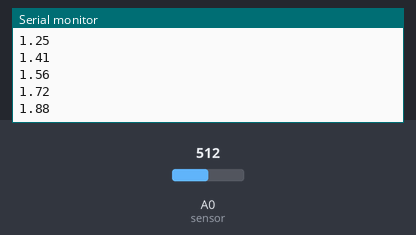
A sketch run on a simulated Arduino Uno, built with avr-gcc and run on an emulated ATmega328P. On the bench: the last lines printed to the serial monitor. The test bench sets the inputs (shaded band); at power-on: A0 (sensor) = 512.

Above: at 1.2 s.
1.3 s: A0 (sensor) set to 716
At 1.33 s:
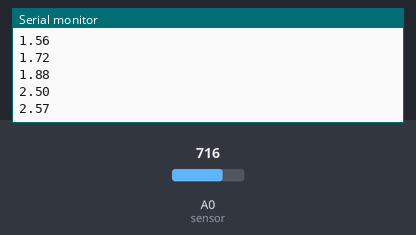
2.8 s: A0 (sensor) set to 900
At 2.85 s:
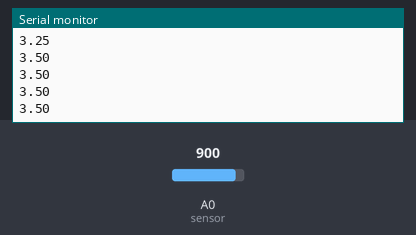
Timing chart, 0 to 5.8 s (numbered marks = the images above; inputs shaded):
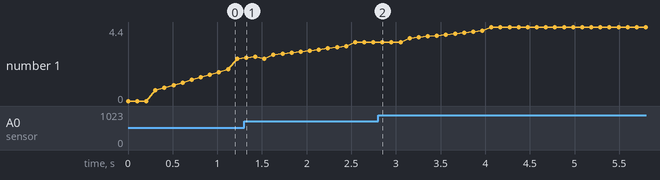

Measured:
- after the input at 1.3 s, the serial monitor: prints a new line at once (image 1)
- plotted number 1: 2.5 → 3.5 after the input at 1.3 s, 3.5 → 4.4 after the input at 2.8 s

The sketch:

input_filter2.ino
```cpp
// Define the constants
const int ARRAY_SIZE = 16;
const float OUTLIER_THRESHOLD = 2.0;  // Threshold for outlier detection (adjust based on noise characteristics)
float readings[ARRAY_SIZE];           // Array to store sensor readings
int index = 0;                        // Current index in the array

// Kalman filter variables
float kalmanGain = 0.1;               // Initial Kalman gain
float baseKalmanGain = 0.1;           // Base Kalman gain to restore to when readings are normal
float estimate = 0;                   // Estimated sensor value
float errorCovariance = 1;            // Error covariance of the estimate
float processNoise = 0.1;             // Process noise (adjust based on sensor characteristics)
float measurementNoise = 1;           // Measurement noise

// Function to detect if a value is an outlier
bool isOutlier(float value, float avg, float stdDev) {
  return abs(value - avg) > OUTLIER_THRESHOLD * stdDev;
}

// Function to calculate the mean of an array
float calculateMean(float arr[], int size) {
  float sum = 0;
  for (int i = 0; i < size; i++) {
    sum += arr[i];
  }
  return sum / size;
}

// Function to calculate the standard deviation of an array
float calculateStdDev(float arr[], int size, float mean) {
  float sum = 0;
  for (int i = 0; i < size; i++) {
    sum += (arr[i] - mean) * (arr[i] - mean);
  }
  return sqrt(sum / size);
}

// Function to update the Kalman filter
float kalmanFilter(float measurement) {
  // Update the error covariance and Kalman gain
  errorCovariance += processNoise;
  kalmanGain = errorCovariance / (errorCovariance + measurementNoise);

  // Update the estimate
  estimate = estimate + kalmanGain * (measurement - estimate);

  // Adjust the error covariance based on the Kalman gain
  errorCovariance = (1 - kalmanGain) * errorCovariance;

  return estimate;
}

// Function to add a sensor reading, filter outliers, and update the estimate
float updateSensorReading(float newReading) {
  // Add the new reading to the array
  readings[index] = newReading;
  index = (index + 1) % ARRAY_SIZE;

  // Calculate the mean and standard deviation of the readings
  float mean = calculateMean(readings, ARRAY_SIZE);
  float stdDev = calculateStdDev(readings, ARRAY_SIZE, mean);

  // Check if the new reading is an outlier
  if (!isOutlier(newReading, mean, stdDev)) {
    // Update the Kalman filter if the reading is not an outlier
    estimate = kalmanFilter(newReading);

    // Restore Kalman gain to its base value
    kalmanGain = baseKalmanGain;
  } else {
    // Reduce Kalman gain to minimize impact of outlier
    kalmanGain *= 0.5;
  }

  // Calculate filtered mean, excluding outliers
  float filteredSum = 0;
  int count = 0;
  for (int i = 0; i < ARRAY_SIZE; i++) {
    if (!isOutlier(readings[i], mean, stdDev)) {
      filteredSum += readings[i];
      count++;
    }
  }

  // Return the rolling average of non-outlier readings
  return (count > 0) ? filteredSum / count : estimate;
}

void setup() {
  Serial.begin(9600);
  // Initialize readings array with zeros
  for (int i = 0; i < ARRAY_SIZE; i++) {
    readings[i] = 0;
  }
}

void loop() {
  // Simulate sensor reading
  float sensorValue = analogRead(A0); // Replace with your sensor reading method

  // Scale sensor reading for demonstration (e.g., 0 to 5V)
  sensorValue = (sensorValue / 1023.0) * 5.0;

  // Update sensor reading with filtering
  float filteredValue = updateSensorReading(sensorValue);

  // Print the filtered sensor value
  Serial.println(filteredValue);

  delay(100); // Delay to simulate sensor update rate
}
```
